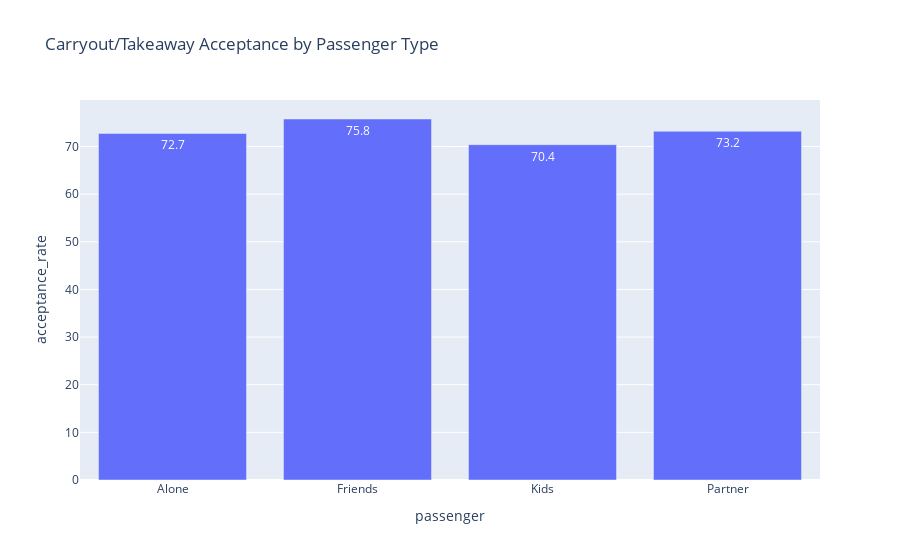

Source (notebook cell):
### Code cell
carry_pass = (
    carry_data.groupby('passenger')['Y']
    .mean()
    .reset_index(name='acceptance_rate')
)
carry_pass['acceptance_rate'] *= 100

fig = px.bar(carry_pass, x='passenger', y='acceptance_rate', text_auto='.1f',
             title="Carryout/Takeaway Acceptance by Passenger Type")
fig.show()

### Figure 1 — Plotly figure (JSON) as saved in the notebook; plotly's stock layout.template omitted (floating-point values rounded to 4 significant figures)
{"data": [{"hovertemplate": "passenger=%{x}<br>acceptance_rate=%{y}<extra></extra>", "legendgroup": "", "marker": {"color": "#636efa", "pattern": {"shape": ""}}, "name": "", "orientation": "v", "showlegend": false, "textposition": "auto", "texttemplate": "%{y:.1f}", "type": "bar", "x": ["Alone", "Friends", "Kids", "Partner"], "xaxis": "x", "y": [72.74, 75.78, 70.39, 73.2], "yaxis": "y"}], "layout": {"barmode": "relative", "legend": {"tracegroupgap": 0}, "title": {"text": "Carryout/Takeaway Acceptance by Passenger Type"}, "xaxis": {"anchor": "y", "domain": [0, 1], "title": {"text": "passenger"}}, "yaxis": {"anchor": "x", "domain": [0, 1], "title": {"text": "acceptance_rate"}}}}
